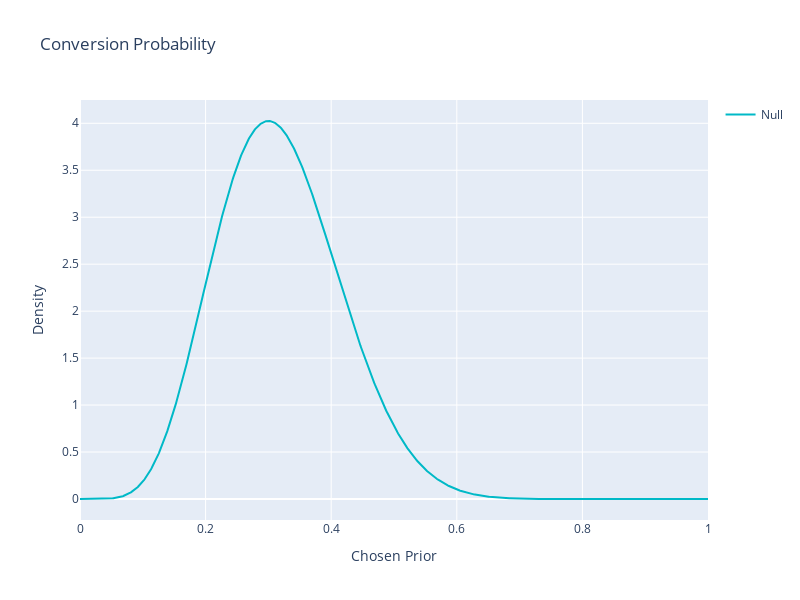

Source (notebook cell):
### Code cell
fig = go.Figure()

fig.add_trace(
    go.Line(
        x = x,
        y = prior.pdf(x),
        line_color = bolttech_colors['cyan_dark'],
        name = 'Null'
    )
)
# fig.add_trace(go.Line(x = xB, y = yB, line_color = bolttech_colors['yellow_dark'], name = 'Alternative'))
# fig.add_trace(go.Line(x = xC, y = yC, line_color = bolttech_colors['cyan_medium'], fill = 'toself', line_width = 0.01, name = 'Statistical Power'))
# fig.add_trace(go.Line(x = xD, y = yD, line_color = bolttech_colors['yellow_light'], fill = 'toself', line_width = 0.01, name = 'Beta Area'))
# fig.add_trace(go.Line(x = xE, y = yE, line_color = bolttech_colors['grey_dark'], fill = 'toself', line_width = 0.01, name = 'Alpha Area'))

fig.update_layout(
    width = 800,
    height = 600,
    title="Conversion Probability",
    xaxis_title="Chosen Prior",
    yaxis_title="Density",
    showlegend= True
)

# fig.add_vline(x=upper_boundA, line_width=2, line_dash="dash", line_color="grey")
# fig.add_annotation(align = 'left', showarrow=False, x = 0.04, y = yB.max() * 0.95, text = 'Statistical Power: {0:.1f} %'.format((1 - scs.norm(pB, sB).cdf(upper_boundA)) * 100))
# fig.add_annotation(align = 'left', showarrow=False, x = 0.04, y = yB.max() * 0.85, text = 'Beta Level       : {0:.1f} %'.format((scs.norm(pB, sB).cdf(upper_boundA)) * 100))
# fig.add_annotation(align = 'left', showarrow=False, x = 0.04, y = yB.max() * 0.75, text = 'Alpha Level       : {0:.1f} %'.format((1- scs.norm(pA, sA).cdf(upper_boundA)) * 100))


# ax.plot(x, prior.pdf(x), label=f'prior Beta({int(round(conversion_rate, 1)*20) + 1}, {20 + 1 - int(round(conversion_rate, 1)*20)})')
# ax.set_xlabel('Conversion Probability')
# ax.set_ylabel('Density')
# ax.set_title('Chosen Prior')
# ax.legend()

### Figure 1 — Plotly figure (JSON) as saved in the notebook; plotly's stock layout.template omitted (floating-point values rounded to 4 significant figures; data arrays with more than 128 entries replaced by an {"elided": "..."} marker saying what was removed)
{"data": [{"line": {"color": "#00B9C7"}, "name": "Null", "type": "scatter", "x": {"elided": "1000 float values"}, "y": {"elided": "1000 float values"}}], "layout": {"height": 600, "showlegend": true, "title": {"text": "Conversion Probability"}, "width": 800, "xaxis": {"title": {"text": "Chosen Prior"}}, "yaxis": {"title": {"text": "Density"}}}}
